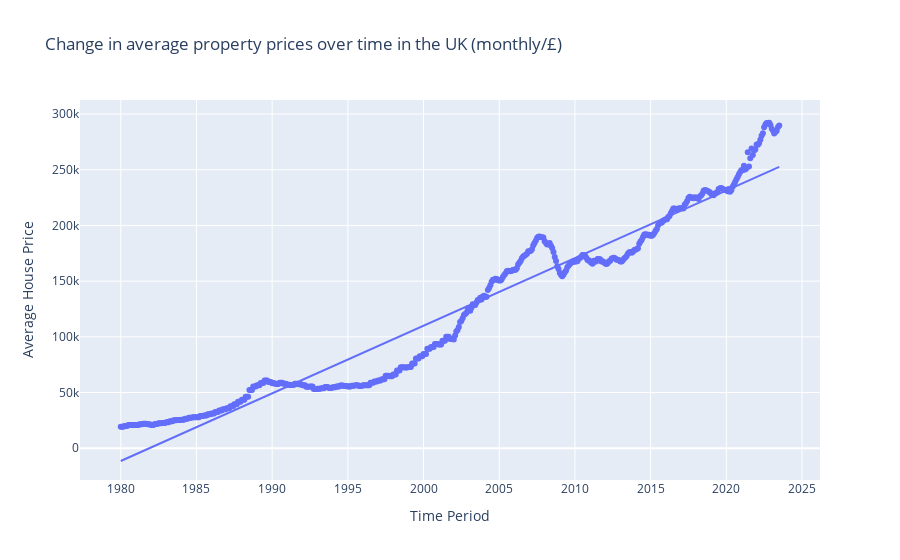

This figure's notebook cell:
### Markdown cell above
You can use lasso and box select to select what data you want then export that to a new data frame 

You can add more  stuff like sliders to make it more interactive

a good module to use for lines of best fit is stats models

### Code cell
import statsmodels
# adding linear regression with ordinary least squares
price_over_time = px.scatter(df, 
                             x ='period_dt', 
                             y ='average price all property types',
                             title = 'Change in average property prices over time in the UK (monthly/£)',
                             labels = {'period_dt': 'Time Period', 'average price all property types':  'Average House Price'}, # use a dictionary 
                             trendline = 'ols'
                             )


price_over_time.show()

# it has found the R**2 value

### Figure 1 — Plotly figure (JSON) as saved in the notebook; plotly's stock layout.template omitted (floating-point values rounded to 4 significant figures; data arrays with more than 128 entries replaced by an {"elided": "..."} marker saying what was removed)
{"data": [{"hovertemplate": "Time Period=%{x}<br>Average House Price=%{y}<extra></extra>", "legendgroup": "", "marker": {"color": "#636efa", "symbol": "circle"}, "mode": "markers", "name": "", "orientation": "v", "showlegend": false, "type": "scatter", "x": {"elided": "523 str values"}, "xaxis": "x", "y": {"elided": "523 int values"}, "yaxis": "y"}, {"hovertemplate": "<b>OLS trendline</b><br>average price all property types = 0.000192392 * period_dt + -72183.4<br>R<sup>2</sup>=0.946086<br><br>Time Period=%{x}<br>Average House Price=%{y} <b>(trend)</b><extra></extra>", "legendgroup": "", "marker": {"color": "#636efa", "symbol": "circle"}, "mode": "lines", "name": "", "showlegend": false, "type": "scatter", "x": {"elided": "523 str values"}, "xaxis": "x", "y": {"elided": "523 float values"}, "yaxis": "y"}], "layout": {"legend": {"tracegroupgap": 0}, "title": {"text": "Change in average property prices over time in the UK (monthly/£)"}, "xaxis": {"anchor": "y", "domain": [0, 1], "title": {"text": "Time Period"}}, "yaxis": {"anchor": "x", "domain": [0, 1], "title": {"text": "Average House Price"}}}}
